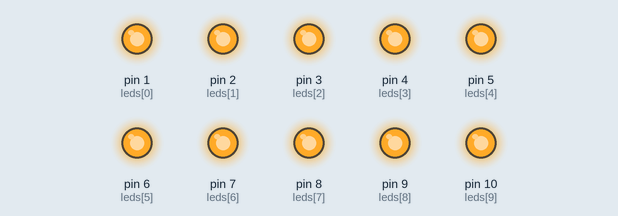
Recording of a sketch running on a simulated Arduino Uno, built with avr-gcc and run on an emulated ATmega328P. On the bench: output pins drawn as LEDs (lit = HIGH).

Above: at 0.2 s.
At 1.15 s:
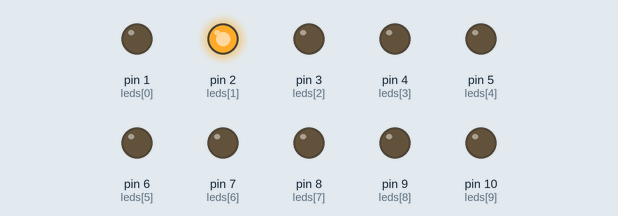
At 1.85 s:
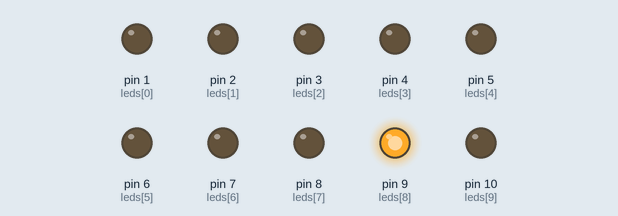
At 3.55 s:
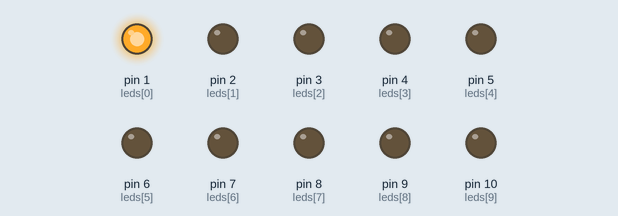
At 5.15 s:
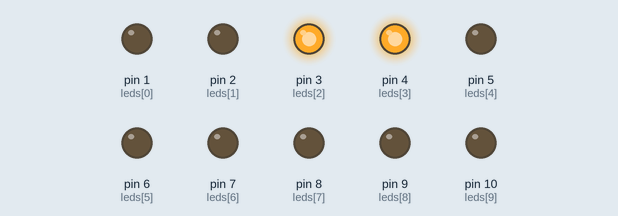
At 6.7 s:
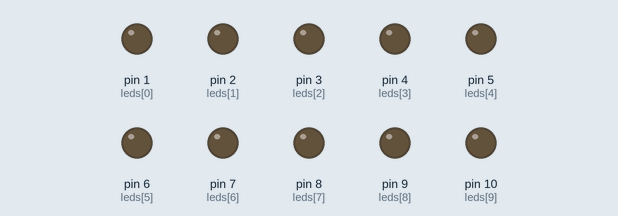
Timing chart, 0 to 7.8 s (numbered marks = the images above):
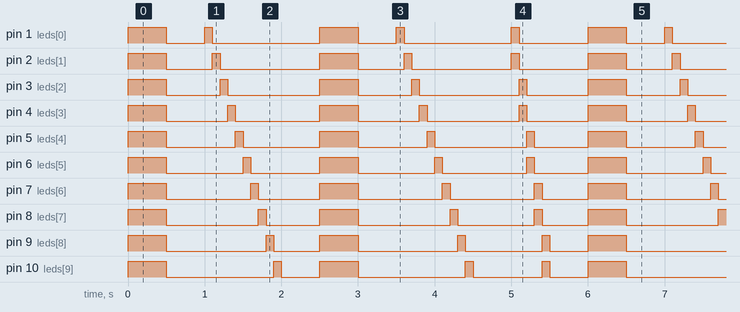

The sketch:

terrific_wluff1.ino
```cpp
// C++ code
//
const int ledCount = 10;
int leds[ledCount] = {1, 2, 3, 4, 5, 6, 7, 8, 9, 10};

void setup() {

  for (int i = 0; i < ledCount; i++) {
    pinMode(leds[i], OUTPUT);
  }
}

void loop() {

  for (int i = 0; i < ledCount; i++) {
    digitalWrite(leds[i], HIGH);
  }
  delay(500);
  for (int i = 0; i < ledCount; i++) {
    digitalWrite(leds[i], LOW);
  }
  delay(500);


  for (int i = 0; i < ledCount; i++) {
    digitalWrite(leds[i], HIGH);
    delay(100);
    digitalWrite(leds[i], LOW);
  }
  delay(500);


  for (int i = 0; i < ledCount; i += 2) {
    digitalWrite(leds[i], HIGH);
    digitalWrite(leds[i + 1], HIGH);
  }
  delay(500);
  for (int i = 0; i < ledCount; i += 2) {
    digitalWrite(leds[i], LOW);
    digitalWrite(leds[i + 1], LOW);
  }
  delay(500);


  for (int i = 0; i < ledCount; i++) {
    digitalWrite(leds[i], HIGH);
    delay(100);
    digitalWrite(leds[i], LOW);
  }
  delay(500);


  for (int i = 0; i < ledCount; i += 2) {
    digitalWrite(leds[i], HIGH);
    digitalWrite(leds[i + 1], HIGH);
    delay(100);
    digitalWrite(leds[i], LOW);
    digitalWrite(leds[i + 1], LOW);
  }
  delay(500);
}
```

Measured:
- by itself, pin 7 (leds[6]): repeats every 6.0 s: LOW 1.1 s, HIGH 0.10 s, LOW 0.80 s, HIGH 0.50 s, 2 × (LOW 1.1 s, HIGH 0.10 s), LOW 0.60 s, HIGH 0.50 s
- by itself, pin 6 (leds[5]): repeats every 6.0 s: LOW 1.0 s, HIGH 0.10 s, LOW 0.90 s, HIGH 0.50 s, LOW 1.0 s, HIGH 0.10 s, LOW 1.1 s, HIGH 0.10 s, LOW 0.70 s, HIGH 0.50 s
- by itself, everything shown: repeats every 6.0 s, in 32 steps
